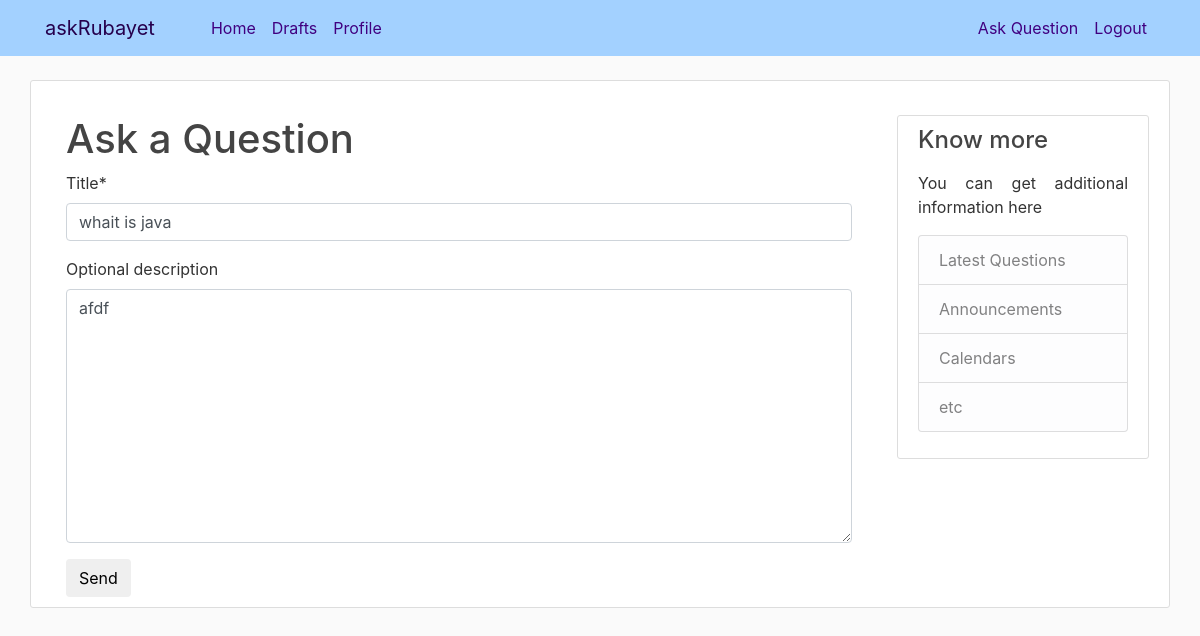
Before: /question/2/edit/ (signed in) with the older database file.
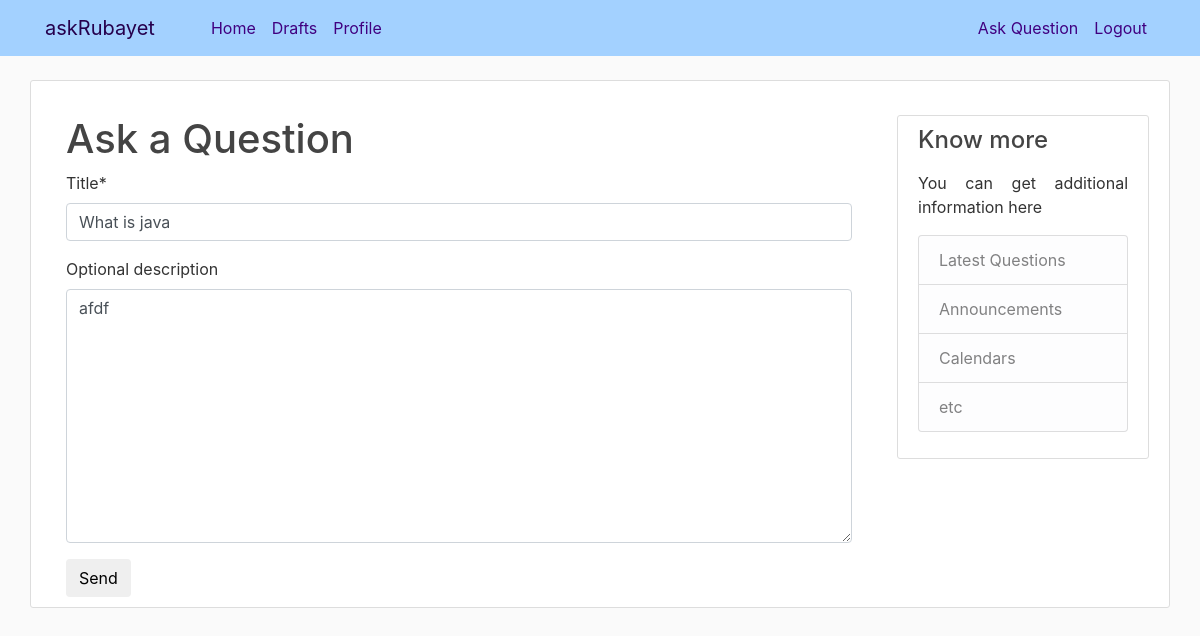
After: the same page with the newer database file.
### ask/models.py (models this page shows, shortened)
class Question(models.Model):
    author                  = models.ForeignKey(settings.AUTH_USER_MODEL, on_delete=models.CASCADE)
    title                   = models.CharField(max_length=300)
    optional_description    = models.TextField(blank=True, null=True)
    answer                  = models.TextField(blank=True, null=True)
    created_date            = models.DateTimeField(default=timezone.now)
    published_date          = models.DateTimeField(blank=True, null=True)

### ask/views.py (the view)
# urls.py: path('question/<int:pk>/edit/', views.ques_edit, name = 'ques_edit'),
@login_required
def ques_edit(request, pk):
    que = get_object_or_404(Question, pk=pk)
    if request.method == 'POST':
        form = QuesForm(request.POST, instance=que)
        if form.is_valid():
            que = form.save(commit=False)
            que.author = request.user
            que.save()
            return redirect('ques_detail', pk=que.pk)
    else:
        form = QuesForm(instance=que)
    return render(request, 'ask/ques_edit.html', {'form': form})

### ask/forms.py
class QuesForm(forms.ModelForm):
    class Meta:
        model = Question
        fields = ('title', 'optional_description',)

### ask/templates/ask/ques_edit.html
{% extends "ask/base.html" %}
{% load crispy_forms_tags %}
{% block content %}
<div class="container">
  <h1>Ask a Question</h1>
  <form method="POST" class="ques-form">{% csrf_token %}
    {{ form|crispy }}
    <button type="submit" class="save btn btn-default">Send</button>
  </form>
</div>
{% endblock content %}

Changed rows visible on the page:
changed Question "afdf": title "whait is java" → "What is java"
